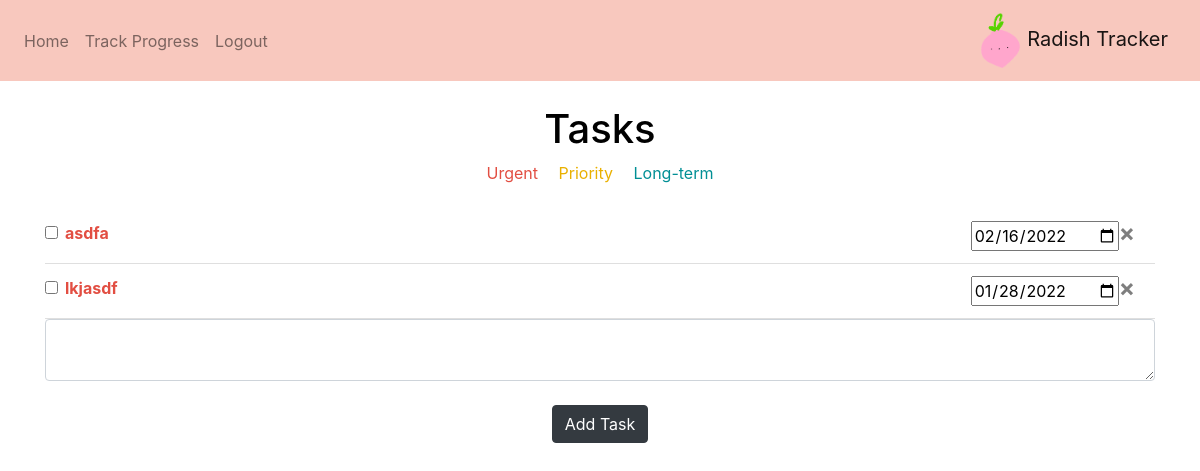
Page / (signed in) on the committed database.
### website/models.py (models this page shows)
class Note(db.Model):
    id = db.Column(db.Integer, primary_key = True) #database will automatically set id for you
    data = db.Column(db.String(10000))
    date = db.Column(db.DateTime(timezone=True), default = func.now())
    user_id = db.Column(db.Integer, db.ForeignKey('user.id'))

### website/views.py (the view, shortened to what this page needs)
@views.route('/', methods = ['GET', 'POST'])
@login_required #only home page if logged in
def home():
    return render_template("home.html", user = current_user, today = datetime.now()) #in our template ,can check our current user

### website/templates/home.html
{% extends "base.html" %} {% block title %}Home{% endblock %} {% block content%}
    <br />
    <h1 align="center" style = "color:black">Tasks</h1>
    <div align = "center"
      <span style = "color: #e24e42">Urgent&emsp;</span>
      <span style = "color: #e9b000">Priority&emsp;</span>
      <span style = "color: #008f95">Long-term</span>
    </div>
    <br/>
    <ul class="list-group list-group-flush" id="notes">
      {% for note in user.notes %}
      <li class="list-group-item">
        {% if (note.date-today).days <= 2 %}
          <span style = "color: #e24e42">
            <input class="form-check-input" type="checkbox" value="" onClick = "strikethrough(this)">
            <strong>{{ note.data }}</strong>
          </span>
        {% elif (note.date-today).days <= 7 %}
          <span style = "color: #e9b000">
            <input class="form-check-input" type="checkbox" value="" onClick = "strikethrough(this)">
            {{ note.data }}
          </span>
        {% else %}
          <span style = "color: #008f95">
            <input class="form-check-input" type="checkbox" value="" onClick = "strikethrough(this)">
            {{ note.data }}
          </span>
        {% endif %}
        <span class="float-right">
          <input method = "POST"
            type="date"
            id = "deadline"
            name = "deadline"
            value="{{note.date.strftime('%Y-%m-%d')}}"
            onchange="dateChanged(this, {{ note.id }})"
            min="{{ today.strftime('%Y-%m-%d') }}"
          />
          <button type="button" class = "close" onClick="deleteNote({{ note.id }})">
            <span aria-hidden="true">&times;</span>
          </button>
        </span>
      </li>
      {% endfor %}
    </ul>
    <form method="POST">
      <textarea
        name="note"
        id="note"
        class="form-control">
      </textarea>
      <br />
      <div align="center">
        <button type="submit" class="btn btn-dark">Add Task</button>
      </div>
    </form>
  {% endblock %}

### rows in the picture
Note: data "asdfa", deadline "02/16/2022"
Note: data "lkjasdf", deadline "01/28/2022"
